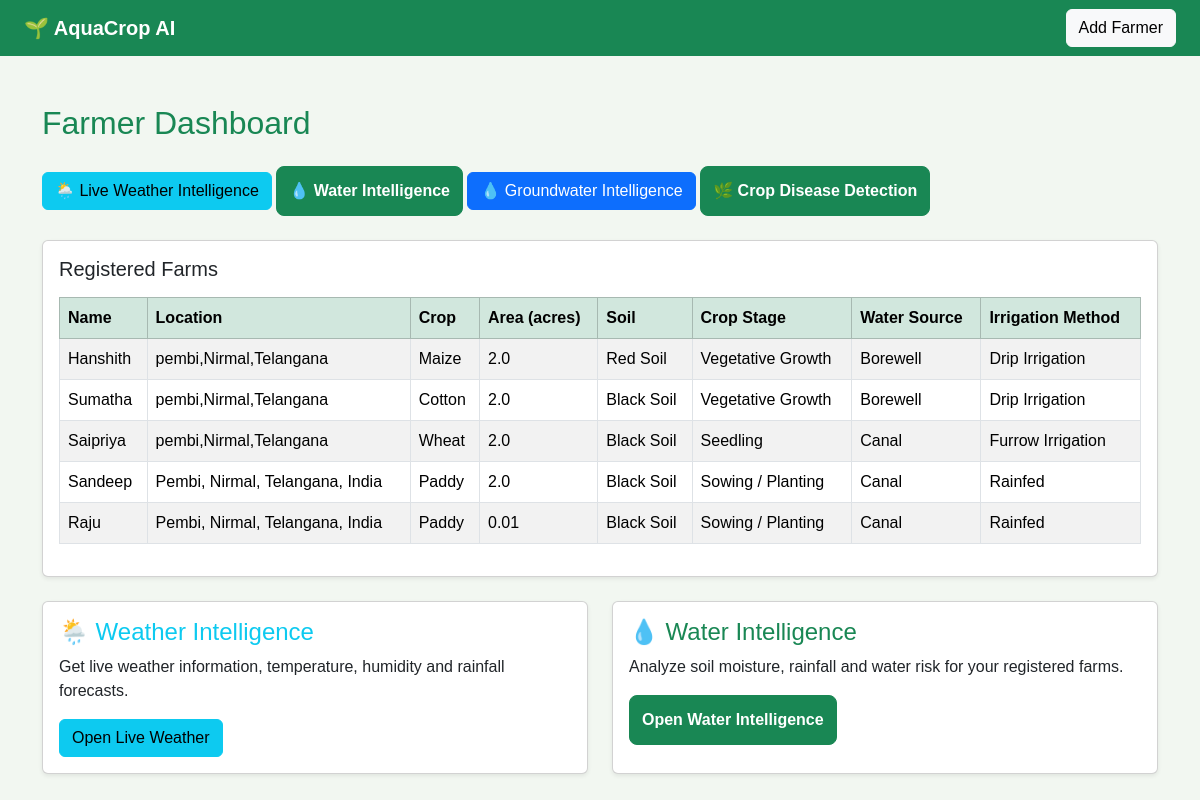
/dashboard, run on the app's committed database.
### tables this page shows
CREATE TABLE farmers (
            id INTEGER PRIMARY KEY AUTOINCREMENT,
            farmer_name TEXT NOT NULL,
            phone TEXT,
            location TEXT NOT NULL,
            farm_area REAL NOT NULL,
            crop TEXT NOT NULL,
            soil_type TEXT NOT NULL,
            crop_stage TEXT NOT NULL,
            irrigation_source TEXT NOT NULL,
            irrigation_method TEXT NOT NULL
        );

### app.py (the view)
@app.route("/dashboard")
def dashboard():
    connection = get_db_connection()
    farmers = connection.execute(
        "SELECT * FROM farmers ORDER BY id DESC"
    ).fetchall()
    connection.close()
    return render_template(
        "dashboard.html",
        farmers=farmers
    )

### database/db.py (called while the page is built)
def get_db_connection():
    connection = sqlite3.connect("aquacrop.db")
    connection.row_factory = sqlite3.Row
    return connection

### templates/dashboard.html (shortened to what this page needs)
<!DOCTYPE html>
<html lang="en">
<head>
    <link href="https://cdn.jsdelivr.net/npm/bootstrap@5.3.3/dist/css/bootstrap.min.css" rel="stylesheet">
    <link rel="stylesheet" href="{{ url_for('static', filename='css/style.css') }}">
</head>
<body>
    <nav class="navbar navbar-dark bg-success px-4">
        <a href="/" class="navbar-brand fw-bold">🌱 AquaCrop AI</a>
        <a href="/register" class="btn btn-light">
            Add Farmer
        </a>
    </nav>
    <div class="container mt-5">
        <h2 class="text-success mb-4">
            Farmer Dashboard
        </h2>
        <div class="mt-3 mb-4">
    <a href="{{ url_for('weather') }}" class="btn btn-info">
        🌦️ Live Weather Intelligence
    </a>
    <a href="{{ url_for('water') }}" class="btn btn-success">
        💧 Water Intelligence
    </a>
    <a href="{{ url_for('groundwater') }}" class="btn btn-primary">
    💧 Groundwater Intelligence
</a>
<a href="{{ url_for('disease') }}" class="btn btn-success">
    🌿 Crop Disease Detection
</a>
</div>
        <div class="card shadow-sm">
            <div class="card-body">
                <h5 class="mb-3">Registered Farms</h5>
                {% if farmers %}
                <div class="table-responsive">
                    <table class="table table-bordered table-striped">
                        <thead class="table-success">
                            <tr>
                                <th>Name</th>
                                <th>Location</th>
                                <th>Crop</th>
                                <th>Area (acres)</th>
                                <th>Soil</th>
                                <th>Crop Stage</th>
                                <th>Water Source</th>
                                <th>Irrigation Method</th>
                            </tr>
                        </thead>
                        <tbody>
                            {% for farmer in farmers %}
                            <tr>
                                <td>{{ farmer["farmer_name"] }}</td>
                                <td>{{ farmer["location"] }}</td>
                                <td>{{ farmer["crop"] }}</td>
                                <td>{{ farmer["farm_area"] }}</td>
                                <td>{{ farmer["soil_type"] }}</td>
                                <td>{{ farmer["crop_stage"] }}</td>
                                <td>{{ farmer["irrigation_source"] }}</td>
                                <td>{{ farmer["irrigation_method"] }}</td>
                            </tr>
                            {% endfor %}
                        </tbody>
                    </table>
                </div>
                {% endif %}
            </div>
        </div>
    </div>
<div class="container mt-4">
    <div class="row g-4">
        <div class="col-md-6">
            <div class="card shadow-sm h-100">
                <div class="card-body">
                    <h4 class="text-info">🌦️ Weather Intelligence</h4>
                    <p>
                        Get live weather information,
                        temperature, humidity and rainfall forecasts.
                    </p>
                    <a href="{{ url_for('weather') }}"
                       class="btn btn-info">
                        Open Live Weather
                    </a>
                </div>
            </div>
        </div>
        <div class="col-md-6">
            <div class="card shadow-sm h-100">
                <div class="card-body">
                    <h4 class="text-success">💧 Water Intelligence</h4>
                    <p>
                        Analyze soil moisture, rainfall and
                        water risk for your registered farms.
                    </p>
                    <a href="{{ url_for('water') }}"
                       class="btn btn-success">
                        Open Water Intelligence
                    </a>
                </div>
            </div>
        </div>
    </div>
</div>
</body>
</html>

### static/css/style.css (style rules this page uses)
body { background-color: #f2f7f1; font-family: Arial, sans-serif; }
.btn-success { padding: 12px; font-weight: bold; border-radius: 8px; }

### data on the page
farmers: farmer_name "Hanshith", location "pembi,Nirmal,Telangana", crop "Maize", farm_area "2.0", soil_type "Red Soil", crop_stage "Vegetative Growth", irrigation_source "Borewell", irrigation_method "Drip Irrigation"
farmers: farmer_name "Sumatha", location "pembi,Nirmal,Telangana", crop "Cotton", farm_area "2.0", soil_type "Black Soil", crop_stage "Vegetative Growth", irrigation_source "Borewell", irrigation_method "Drip Irrigation"
farmers: farmer_name "Saipriya", location "pembi,Nirmal,Telangana", crop "Wheat", farm_area "2.0", soil_type "Black Soil", crop_stage "Seedling", irrigation_source "Canal", irrigation_method "Furrow Irrigation"
farmers: farmer_name "Sandeep", location "Pembi, Nirmal, Telangana, India", crop "Paddy", farm_area "2.0", soil_type "Black Soil", crop_stage "Sowing / Planting", irrigation_source "Canal", irrigation_method "Rainfed"
farmers: farmer_name "Raju", location "Pembi, Nirmal, Telangana, India", crop "Paddy", farm_area "0.01", soil_type "Black Soil", crop_stage "Sowing / Planting", irrigation_source "Canal", irrigation_method "Rainfed"
